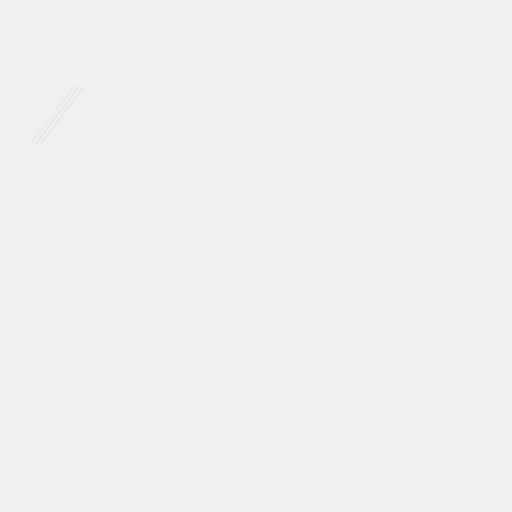
Frame 1 (no input)
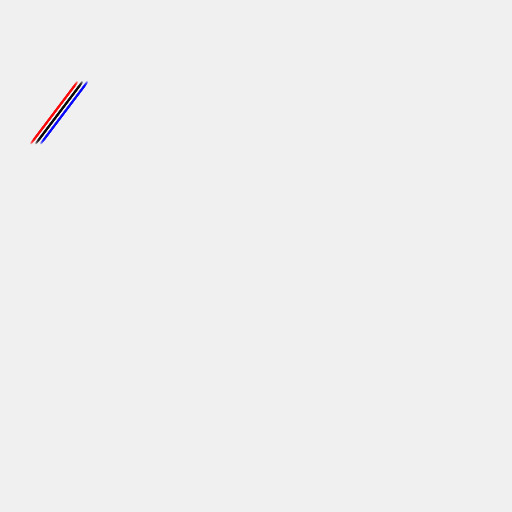
Frame 60 (no input)
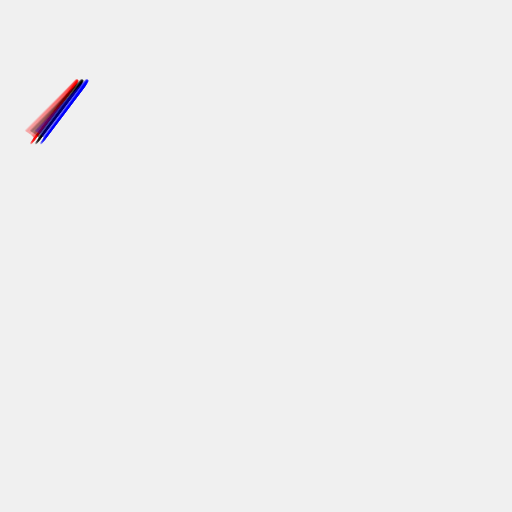
Frame 120 (the mouse pressed at the canvas centre since frame 60)

The p5.js sketch that drew these frames (run headless with seeded random() and noise() and a simulated clock; from frame 60 on, the mouse is pressed at the canvas centre):

// p5.js sketch
// ── sketch.js
const canvas_w = 512;
const canvas_h = 512;

const p_off = 0.001;
const a_off = 0.001;

let x;
let y;
let a;

let x_seed;
let y_seed;
let a_seed;

const line_w = 100;

function setup() {
  createCanvas(canvas_w, canvas_h);
  background(240);

  x_seed = random(100);
  y_seed = random(100);
  a_seed = random(100);
}


let x_shift = 0;
let y_shift = 0;
function draw() {
  translate(x_shift, y_shift);
  x_shift += 0.1;
  y_shift += 0.1;

  x = noise(x_seed) * width * 0.5;
  y = noise(y_seed) * height * 0.5;
  a = noise(a_seed) * TWO_PI * 2;

  x_seed += p_off;
  y_seed += p_off;
  a_seed += a_off;

  strokeWeight(2);
  const alpha = random(5, 20);

  push()
  translate(x, y);
  rotate(a);
  
  stroke(0, alpha);
  line(-line_w / 2, line_w / 2, 0, 0);
  pop()


  push()
  translate(x - 5, y);
  rotate(a);
  
  stroke(255, 0, 0, alpha);
  line(-line_w / 2, line_w / 2, 0, 0);
  pop()


  push()
  translate(x + 5, y);
  rotate(a);
  
  stroke(0, 0, 255, alpha);
  line(-line_w / 2, line_w / 2, 0, 0);
  pop() 
}
